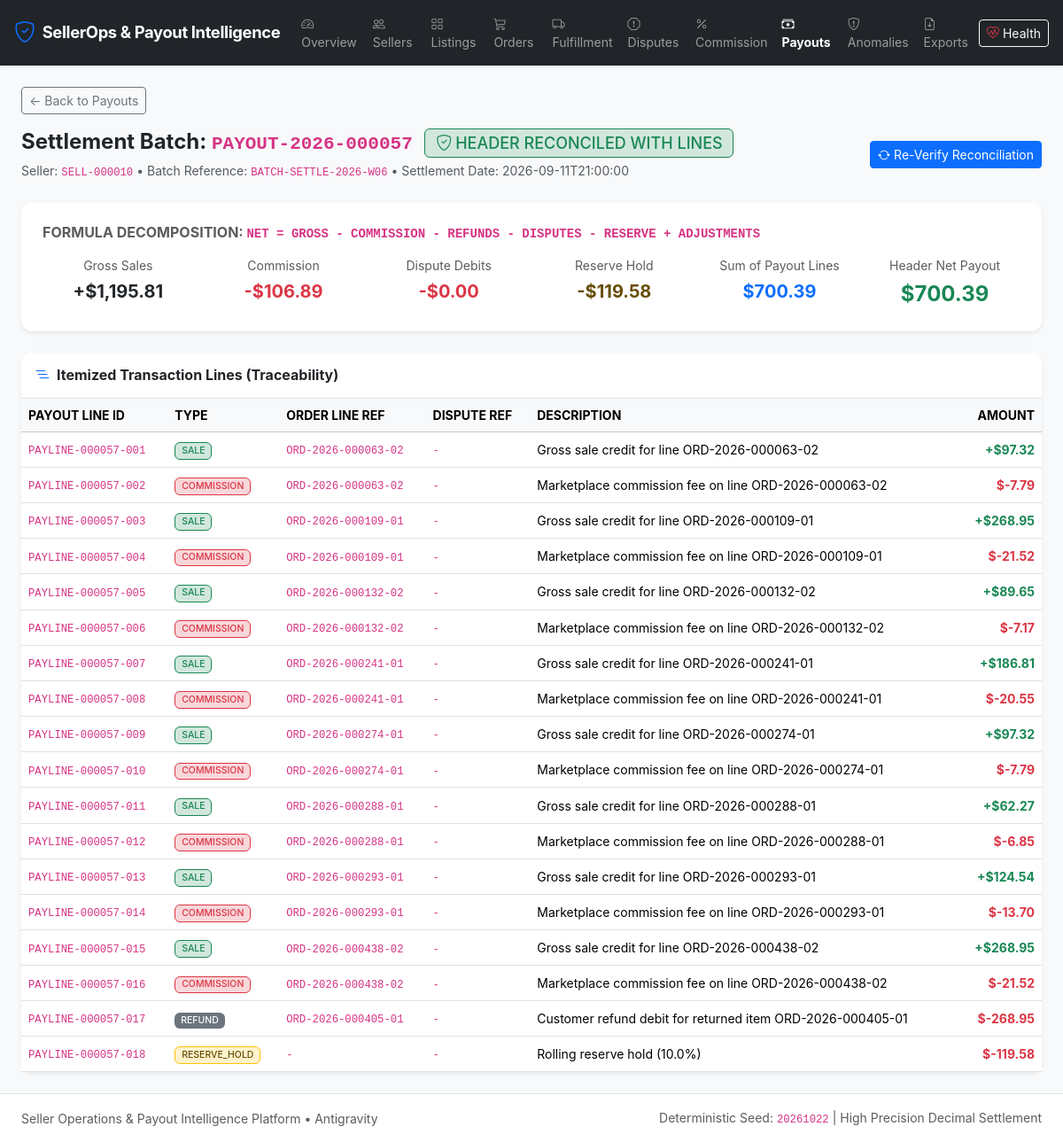
Page /payouts/PAYOUT-2026-000057 on the committed database.
### app/models/payout.py (models this page shows)
class Payout(Base):
    __tablename__ = 'payouts'
    payout_id = Column(String(32), primary_key=True)  # PAYOUT-2026-000001
    seller_id = Column(String(32), ForeignKey('sellers.seller_id'), nullable=False, index=True)
    batch_reference = Column(String(64), nullable=False, index=True)
    payout_date = Column(DateTime, nullable=False, index=True)
    status = Column(Enum(*PAYOUT_STATUSES, name='payout_status_enum', validate_strings=True, create_constraint=True), default='SCHEDULED', nullable=False, index=True)
    gross_amount = Column(Numeric(12, 2), nullable=False)
    commission_deduction = Column(Numeric(12, 2), default=0.00, nullable=False)
    refund_deduction = Column(Numeric(12, 2), default=0.00, nullable=False)
    dispute_deduction = Column(Numeric(12, 2), default=0.00, nullable=False)
    reserve_hold_amount = Column(Numeric(12, 2), default=0.00, nullable=False)
    adjustments = Column(Numeric(12, 2), default=0.00, nullable=False)
    net_payout_amount = Column(Numeric(12, 2), nullable=False)
    reconciliation_status = Column(
        Enum(*RECONCILIATION_STATUSES, name='reconciliation_status_enum', validate_strings=True, create_constraint=True),
        default='RECONCILED',
        nullable=False,
        index=True
    )
    created_at = Column(DateTime, default=datetime.utcnow, nullable=False)
    updated_at = Column(DateTime, default=datetime.utcnow, onupdate=datetime.utcnow, nullable=False)
    seller = relationship('Seller', back_populates='payouts')
    lines = relationship('PayoutLine', back_populates='payout', cascade='all, delete-orphan')
    status_events = relationship('PayoutEvent', back_populates='payout', cascade='all, delete-orphan')
    __table_args__ = (
        Index('idx_payout_seller_date', 'seller_id', 'payout_date'),
    )
    def to_dict(self):
        return {
            'payout_id': self.payout_id,
            'seller_id': self.seller_id,
            'batch_reference': self.batch_reference,
            'payout_date': self.payout_date.isoformat() if self.payout_date else None,
            'status': self.status,
            'gross_amount': float(self.gross_amount) if self.gross_amount is not None else 0.0,
            'commission_deduction': float(self.commission_deduction) if self.commission_deduction is not None else 0.0,
            'refund_deduction': float(self.refund_deduction) if self.refund_deduction is not None else 0.0,
            'dispute_deduction': float(self.dispute_deduction) if self.dispute_deduction is not None else 0.0,
            'reserve_hold_amount': float(self.reserve_hold_amount) if self.reserve_hold_amount is not None else 0.0,
            'adjustments': float(self.adjustments) if self.adjustments is not None else 0.0,
            'net_payout_amount': float(self.net_payout_amount) if self.net_payout_amount is not None else 0.0,
            'reconciliation_status': self.reconciliation_status,
            'created_at': self.created_at.isoformat() if self.created_at else None
        }

class PayoutLine(Base):
    __tablename__ = 'payout_lines'
    payout_line_id = Column(String(48), primary_key=True)  # PAYLINE-2026-000001-01
    payout_id = Column(String(32), ForeignKey('payouts.payout_id', ondelete='CASCADE'), nullable=False, index=True)
    order_line_id = Column(String(48), ForeignKey('order_lines.order_line_id'), nullable=True, index=True)
    dispute_id = Column(String(32), ForeignKey('disputes.dispute_id'), nullable=True, index=True)
    line_type = Column(Enum(*PAYOUT_LINE_TYPES, name='payout_line_type_enum', validate_strings=True, create_constraint=True), nullable=False, index=True)
    amount = Column(Numeric(12, 2), nullable=False)  # Positive for additions, negative for deductions
    description = Column(String(255), nullable=True)
    created_at = Column(DateTime, default=datetime.utcnow, nullable=False)
    payout = relationship('Payout', back_populates='lines')
    order_line = relationship('OrderLine', back_populates='payout_lines')
    dispute = relationship('Dispute', back_populates='payout_lines')
    def to_dict(self):
        return {
            'payout_line_id': self.payout_line_id,
            'payout_id': self.payout_id,
            'order_line_id': self.order_line_id,
            'dispute_id': self.dispute_id,
            'line_type': self.line_type,
            'amount': float(self.amount) if self.amount is not None else 0.0,
            'description': self.description,
            'created_at': self.created_at.isoformat() if self.created_at else None
        }

### app/routes/dashboard_routes.py (the view)
@dashboard_bp.route('/payouts/<payout_id>')
def payout_detail(payout_id):
    payout = PayoutService.get_payout_details(payout_id)
    if not payout:
        return "Payout not found", 404
    return render_template('payout_detail.html', payout=payout)

### app/__init__.py (called while the page is built)
def register_security_headers(app: Flask):
    @app.after_request
    def set_security_headers(response):
        response.headers['X-Content-Type-Options'] = 'nosniff'
        response.headers['X-Frame-Options'] = 'SAMEORIGIN'
        response.headers['X-XSS-Protection'] = '1; mode=block'
        response.headers['Referrer-Policy'] = 'strict-origin-when-cross-origin'
        response.headers['Content-Security-Policy'] = (
            "default-src 'self' https: 'unsafe-inline' 'unsafe-eval'; "
            "img-src 'self' data: https:; "
            "font-src 'self' https: data:; "
            "style-src 'self' https: 'unsafe-inline';"
        )
        return response

### database/connection.py (called while the page is built, shortened)
def get_default_uri() -> str:
    if os.getenv('DATABASE_URL'):
        return os.getenv('DATABASE_URL')

def get_session_factory(database_uri: str = None):
    uri = database_uri or get_default_uri()
    if uri not in _session_factories:
        engine = get_engine(uri)
        _session_factories[uri] = scoped_session(
            sessionmaker(autocommit=False, autoflush=False, expire_on_commit=False, bind=engine)
        )
    return _session_factories[uri]

@contextmanager
def get_session(database_uri: str = None) -> Generator:
    session_factory = get_session_factory(database_uri)
    session = session_factory()
    try:
        yield session
        session.commit()
    except Exception as exc:
        session.rollback()
        logger.error(f"Database session error: {exc}")
        raise
    finally:
        session.close()

### app/templates/payout_detail.html (shortened to what this page needs)
{% extends "base.html" %}
{% block content %}
<div class="mb-4">
    <a href="/payouts" class="btn btn-outline-secondary btn-sm mb-3">&larr; Back to Payouts</a>
    <div class="d-flex justify-content-between align-items-center">
        <div>
            <h4 class="fw-bold text-dark mb-1">
                Settlement Batch: <code>{{ payout.payout_id }}</code>
                {% if payout.is_reconciled %}
                <span class="badge bg-success-subtle text-success border border-success ms-2">
                    <i class="bi bi-shield-check me-1"></i>HEADER RECONCILED WITH LINES
                </span>
                {% else %}
                <span class="badge bg-danger-subtle text-danger border border-danger ms-2">
                    <i class="bi bi-exclamation-triangle-fill me-1"></i>FINANCIAL DISCREPANCY DETECTED
                </span>
                {% endif %}
            </h4>
            <p class="text-muted small mb-0">Seller: <code>{{ payout.seller_id }}</code> &bull; Batch Reference: <code>{{ payout.batch_reference }}</code> &bull; Settlement Date: {{ payout.payout_date }}</p>
        </div>
        <div>
            <form action="/payouts/{{ payout.payout_id }}/reconcile" method="POST" class="d-inline">
                <button type="submit" class="btn btn-primary btn-sm">
                    <i class="bi bi-arrow-repeat me-1"></i>Re-Verify Reconciliation
                </button>
            </form>
        </div>
    </div>
</div>
<div class="card border-0 shadow-sm mb-4 bg-white">
    <div class="card-body p-4">
        <h6 class="fw-bold text-muted text-uppercase mb-3">Formula Decomposition: <code>Net = Gross - Commission - Refunds - Disputes - Reserve + Adjustments</code></h6>
        <div class="row g-3 text-center">
            <div class="col-md-2">
                <div class="small text-muted">Gross Sales</div>
                <div class="fs-5 fw-bold text-dark mt-1">+${{ "{:,.2f}".format(payout.gross_amount) }}</div>
            </div>
            <div class="col-md-2">
                <div class="small text-muted">Commission</div>
                <div class="fs-5 fw-bold text-danger mt-1">-${{ "{:,.2f}".format(payout.commission_deduction) }}</div>
            </div>
            <div class="col-md-2">
                <div class="small text-muted">Dispute Debits</div>
                <div class="fs-5 fw-bold text-danger mt-1">-${{ "{:,.2f}".format(payout.dispute_deduction) }}</div>
            </div>
            <div class="col-md-2">
                <div class="small text-muted">Reserve Hold</div>
                <div class="fs-5 fw-bold text-warning-emphasis mt-1">-${{ "{:,.2f}".format(payout.reserve_hold_amount) }}</div>
            </div>
            <div class="col-md-2">
                <div class="small text-muted">Sum of Payout Lines</div>
                <div class="fs-5 fw-bold text-primary mt-1">${{ "{:,.2f}".format(payout.sum_of_lines) }}</div>
            </div>
            <div class="col-md-2">
                <div class="small text-muted">Header Net Payout</div>
                <div class="fs-4 fw-bold text-success mt-1">${{ "{:,.2f}".format(payout.net_payout_amount) }}</div>
            </div>
        </div>
    </div>
</div>
<div class="card border-0 shadow-sm">
    <div class="card-header bg-white border-bottom py-3">
        <h6 class="fw-bold mb-0"><i class="bi bi-list-nested text-primary me-2"></i>Itemized Transaction Lines (Traceability)</h6>
    </div>
    <div class="table-responsive">
        <table class="table table-hover align-middle mb-0 small">
            <thead class="table-light text-muted text-uppercase">
                <tr>
                    <th>Payout Line ID</th>
                    <th>Type</th>
                    <th>Order Line Ref</th>
                    <th>Dispute Ref</th>
                    <th>Description</th>
                    <th class="text-end">Amount</th>
                </tr>
            </thead>
            <tbody>
                {% for line in payout.lines %}
                <tr>
                    <td><code>{{ line.payout_line_id }}</code></td>
                    <td>
                        {% if line.line_type == 'SALE' %}
                            <span class="badge bg-success-subtle text-success border border-success">SALE</span>
                        {% elif line.line_type == 'COMMISSION' %}
                            <span class="badge bg-danger-subtle text-danger border border-danger">COMMISSION</span>
                        {% elif line.line_type == 'RESERVE_HOLD' %}
                            <span class="badge bg-warning-subtle text-warning-emphasis border border-warning">RESERVE_HOLD</span>
                        {% elif line.line_type == 'DISPUTE' %}
                            <span class="badge bg-danger">DISPUTE</span>
                        {% else %}
                            <span class="badge bg-secondary">{{ line.line_type }}</span>
                        {% endif %}
                    </td>
                    <td><code>{{ line.order_line_id or '-' }}</code></td>
                    <td><code>{{ line.dispute_id or '-' }}</code></td>
                    <td>{{ line.description }}</td>
                    <td class="text-end fw-bold {% if line.amount < 0 %}text-danger{% else %}text-success{% endif %}">
                        {% if line.amount > 0 %}+{% endif %}${{ "{:,.2f}".format(line.amount) }}
                    </td>
                </tr>
                {% endfor %}
            </tbody>
        </table>
    </div>
</div>
{% endblock %}

### app/static/css/custom.css (style rules this page uses)
body { font-family: -apple-system, BlinkMacSystemFont, "Segoe UI", Roboto, Helvetica, Arial, sans-serif; background-color: #f8fafc; color: #1e293b; }
.card { border-radius: 0.75rem; box-shadow: 0 1px 3px 0 rgb(0 0 0 / 0.1), 0 1px 2px -1px rgb(0 0 0 / 0.1); transition: transform 0.2s ease, box-shadow 0.2s ease; }
.card-header { border-top-left-radius: 0.75rem !important; border-top-right-radius: 0.75rem !important; }
.badge { font-weight: 500; }

### rows in the picture
Payout: payout_id "PAYOUT-2026-000057", seller_id "SELL-000010", batch_reference "BATCH-SETTLE-2026-W06"
PayoutLine: payout_line_id "PAYLINE-000057-001", shows "SALE", order_line "ORD-2026-000063-02", dispute_id "-", description "Gross sale credit for line ORD-2026-000063-02", amount "97.32"
PayoutLine: payout_line_id "PAYLINE-000057-002", shows "COMMISSION", order_line "ORD-2026-000063-02", dispute_id "-", description "Marketplace commission fee on line ORD-2026-000063-02", amount "-7.79"
PayoutLine: payout_line_id "PAYLINE-000057-003", shows "SALE", order_line "ORD-2026-000109-01", dispute_id "-", description "Gross sale credit for line ORD-2026-000109-01", amount "268.95"
PayoutLine: payout_line_id "PAYLINE-000057-004", shows "COMMISSION", order_line "ORD-2026-000109-01", dispute_id "-", description "Marketplace commission fee on line ORD-2026-000109-01", amount "-21.52"
PayoutLine: payout_line_id "PAYLINE-000057-005", shows "SALE", order_line "ORD-2026-000132-02", dispute_id "-", description "Gross sale credit for line ORD-2026-000132-02", amount "89.65"
PayoutLine: payout_line_id "PAYLINE-000057-006", shows "COMMISSION", order_line "ORD-2026-000132-02", dispute_id "-", description "Marketplace commission fee on line ORD-2026-000132-02", amount "-7.17"
PayoutLine: payout_line_id "PAYLINE-000057-007", shows "SALE", order_line "ORD-2026-000241-01", dispute_id "-", description "Gross sale credit for line ORD-2026-000241-01", amount "186.81"
PayoutLine: payout_line_id "PAYLINE-000057-008", shows "COMMISSION", order_line "ORD-2026-000241-01", dispute_id "-", description "Marketplace commission fee on line ORD-2026-000241-01", amount "-20.55"
PayoutLine: payout_line_id "PAYLINE-000057-009", shows "SALE", order_line "ORD-2026-000274-01", dispute_id "-", description "Gross sale credit for line ORD-2026-000274-01", amount "97.32"
PayoutLine: payout_line_id "PAYLINE-000057-010", shows "COMMISSION", order_line "ORD-2026-000274-01", dispute_id "-", description "Marketplace commission fee on line ORD-2026-000274-01", amount "-7.79"
PayoutLine: payout_line_id "PAYLINE-000057-011", shows "SALE", order_line "ORD-2026-000288-01", dispute_id "-", description "Gross sale credit for line ORD-2026-000288-01", amount "62.27"
PayoutLine: payout_line_id "PAYLINE-000057-012", shows "COMMISSION", order_line "ORD-2026-000288-01", dispute_id "-", description "Marketplace commission fee on line ORD-2026-000288-01", amount "-6.85"
PayoutLine: payout_line_id "PAYLINE-000057-013", shows "SALE", order_line "ORD-2026-000293-01", dispute_id "-", description "Gross sale credit for line ORD-2026-000293-01", amount "124.54"
PayoutLine: payout_line_id "PAYLINE-000057-014", shows "COMMISSION", order_line "ORD-2026-000293-01", dispute_id "-", description "Marketplace commission fee on line ORD-2026-000293-01", amount "-13.70"
PayoutLine: payout_line_id "PAYLINE-000057-015", shows "SALE", order_line "ORD-2026-000438-02", dispute_id "-", description "Gross sale credit for line ORD-2026-000438-02", amount "268.95"
PayoutLine: payout_line_id "PAYLINE-000057-016", shows "COMMISSION", order_line "ORD-2026-000438-02", dispute_id "-", description "Marketplace commission fee on line ORD-2026-000438-02", amount "-21.52"
PayoutLine: payout_line_id "PAYLINE-000057-017", line_type "REFUND", order_line "ORD-2026-000405-01", dispute_id "-", description "Customer refund debit for returned item ORD-2026-000405-01", amount "-268.95"
PayoutLine: payout_line_id "PAYLINE-000057-018", shows "RESERVE_HOLD", order_line_id "-", dispute_id "-", description "Rolling reserve hold (10.0%)", amount "-119.58"

### other values in the picture
{{ payout.payout_date }} "2026-09-11T21:00:00"
{{ "{:,.2f}".format(payout.gross_amount) }} "1,195.81"
{{ "{:,.2f}".format(payout.commission_deduction) }} "106.89"
{{ "{:,.2f}".format(payout.dispute_deduction) }} "0.00"
{{ "{:,.2f}".format(payout.reserve_hold_amount) }} "119.58"
{{ "{:,.2f}".format(payout.sum_of_lines) }} "700.39"
{{ "{:,.2f}".format(payout.net_payout_amount) }} "700.39"
